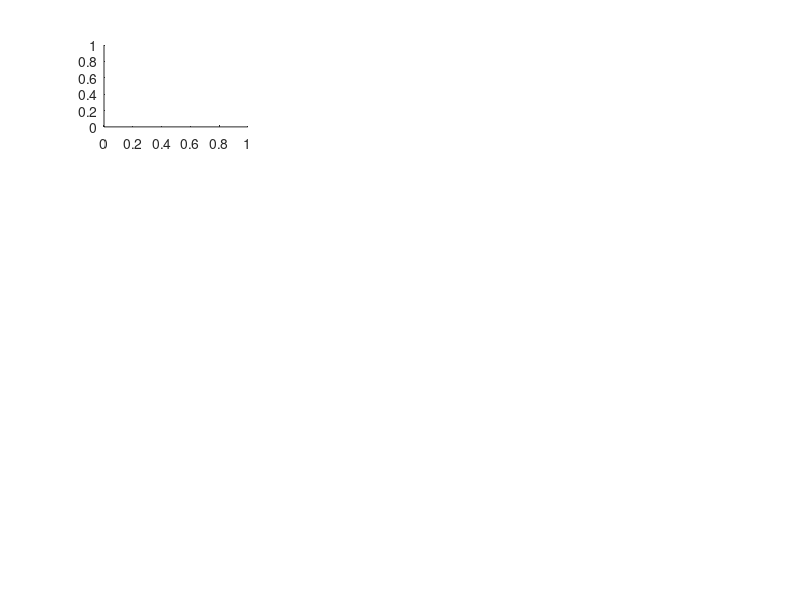

Source code (MATLAB): (Note: this script raises an error after producing the figure.)
%Er
subplot(4,7,[1 2])
plot(r_tilda(1:length(Er)),Er.*wp0/(4*pi),'Color',[0 0 0],'Linewidth',1.7)
xlim([0 R2_tilda])
lim=ylim;
hold on
line([R1_tilda R1_tilda],[lim(1) lim(2)],'LineStyle','--','Color',[1 0 0])
line([R2_tilda R2_tilda],[lim(1) lim(2)],'LineStyle','--','Color',[1 0.3 0])
hold off
%xlabel('r', 'interpreter', 'latex','FontSize',12)
title('$E_{r}(r)$','interpreter', 'latex','FontSize',12)
grid minor
%legend('signal','R_{1}','R_{2}','interpreter', 'tex')

%Ephi
subplot(4,7,[3 4])
plot(r_tilda,wp0/(4*pi).*Ep(1:length(r_tilda)),'Color',[0 0 0],'Linewidth',1.7)
xlim([0 R2_tilda])
lim=ylim;
hold on
line([R1_tilda R1_tilda],[lim(1) lim(2)],'LineStyle','--','Color',[1 0 0])
line([R2_tilda R2_tilda],[lim(1) lim(2)],'LineStyle','--','Color',[1 0.3 0])
line([(R_max_tilda-N_pml_tilda) R_max_tilda-N_pml_tilda],[lim(1) lim(2)],'LineStyle','--','Color',[1 0.5 0])
hold off
%xlabel('r','interpreter', 'latex','FontSize',12)
title('$E_{\varphi}(r)$','interpreter', 'latex','FontSize',12)
grid minor
%legend('signal','R_{1}','R_{2}','PML','interpreter', 'tex')

%Ez
subplot(4,7,[5 6])
plot(r_tilda,wp0/(4*pi).*Ez(1:length(r_tilda)),'Color',[0 0 0],'Linewidth',1.7)
xlim([0 R2_tilda])
lim=ylim;
hold on
line([R1_tilda R1_tilda],[lim(1) lim(2)],'LineStyle','--','Color',[1 0 0])
line([R2_tilda R2_tilda],[lim(1) lim(2)],'LineStyle','--','Color',[1 0.3 0])
line([(R_max_tilda-N_pml_tilda) R_max_tilda-N_pml_tilda],[lim(1) lim(2)],'LineStyle','--','Color',[1 0.5 0])
hold off
%xlabel('r','interpreter', 'latex','FontSize',12)
title('$E_{z}(r)$','interpreter', 'latex','FontSize',12)
grid minor

%Hr
subplot(4,7,[8 9])
plot(r_tilda,wp0/(4*pi).*Hr(1:length(r_tilda)),'Color',[0 0 0],'Linewidth',1.7)
xlim([0 R2_tilda])
lim=ylim;
hold on
line([R1_tilda R1_tilda],[lim(1) lim(2)],'LineStyle','--','Color',[1 0 0])
line([R2_tilda R2_tilda],[lim(1) lim(2)],'LineStyle','--','Color',[1 0.3 0])
line([(R_max_tilda-N_pml_tilda) R_max_tilda-N_pml_tilda],[lim(1) lim(2)],'LineStyle','--','Color',[1 0.5 0])
hold off
%xlabel('r','interpreter', 'latex','FontSize',12)
title('$H_{r}(r)$','interpreter', 'latex','FontSize',12)
grid minor

%Hphi
subplot(4,7,[10 11])
plot(r_tilda,wp0/(4*pi).*Hp(1:length(r_tilda)),'Color',[0 0 0],'Linewidth',1.7)
xlim([0 R2_tilda])
lim=ylim;
hold on
line([R1_tilda R1_tilda],[lim(1) lim(2)],'LineStyle','--','Color',[1 0 0])
line([R2_tilda R2_tilda],[lim(1) lim(2)],'LineStyle','--','Color',[1 0.3 0])
line([(R_max_tilda-N_pml_tilda) R_max_tilda-N_pml_tilda],[lim(1) lim(2)],'LineStyle','--','Color',[1 0.5 0])
hold off
%xlabel('r','interpreter', 'latex','FontSize',12)
title('$H_{\varphi}(r)$','interpreter', 'latex','FontSize',12)
grid minor

%Hz
subplot(4,7,[12 13])
plot(r_tilda(1:length(Hz)),wp0/(4*pi).*Hz,'Color',[0 0 0],'Linewidth',1.7)
xlim([0 R2_tilda])
lim=ylim;
hold on
line([R1_tilda R1_tilda],[lim(1) lim(2)],'LineStyle','--','Color',[1 0 0])
line([R2_tilda R2_tilda],[lim(1) lim(2)],'LineStyle','--','Color',[1 0.3 0])
line([(R_max_tilda-N_pml_tilda) R_max_tilda-N_pml_tilda],[lim(1) lim(2)],'LineStyle','--','Color',[1 0.5 0])
hold off
%xlabel('r','interpreter', 'latex','FontSize',12)
title('$H_{z}(r)$','interpreter', 'latex','FontSize',12)
grid minor
%legend('signal','R_{1}','R_{2}','PML','interpreter', 'tex')

%Jz
subplot(4,7,[15 16])
plot(r_tilda,Jr,'Color',[0 0 0],'Linewidth',1.7) 
xlim([0 R2_tilda])
lim=ylim;
ylim([lim(1) lim(2)])
hold on
line([R1_tilda R1_tilda],[lim(1) lim(2)],'LineStyle','--','Color',[1 0 0])
line([R2_tilda R2_tilda],[lim(1) lim(2)],'LineStyle','--','Color',[1 0.3 0])
hold off
%xlabel('r','interpreter', 'latex','FontSize',12)
title('$J_{r}(r)$','interpreter', 'latex','FontSize',12)
grid minor

%Jp
subplot(4,7,[17 18])
plot(r_tilda,Jp,'Color',[0 0 0],'Linewidth',1.7) 
xlim([0 R2_tilda])
lim=ylim;
ylim([lim(1) lim(2)])
hold on
line([R1_tilda R1_tilda],[lim(1) lim(2)],'LineStyle','--','Color',[1 0 0])
line([R2_tilda R2_tilda],[lim(1) lim(2)],'LineStyle','--','Color',[1 0.3 0])
hold off
%xlabel('r','interpreter', 'latex','FontSize',12)
title('$J_{\varphi}(r)$','interpreter', 'latex','FontSize',12)
grid minor

%Jz
subplot(4,7,[19 20])
plot(r_tilda,Jz,'Color',[0 0 0],'Linewidth',1.7) 
xlim([0 R2_tilda])
lim=ylim;
ylim([lim(1) lim(2)])
hold on
line([R1_tilda R1_tilda],[lim(1) lim(2)],'LineStyle','--','Color',[1 0 0])
line([R2_tilda R2_tilda],[lim(1) lim(2)],'LineStyle','--','Color',[1 0.3 0])
hold off
%xlabel('r','interpreter', 'latex','FontSize',12)
title('$J_{z}(r)$','interpreter', 'latex','FontSize',12)
grid minor

%Текст с параметрами
subplot(4,7,[14 21])
set(gca,'Visible', 'off')
text(0.5,0.8,strcat('\nu/\omega_{p0}=',num2str(nu_tilda)),'Interpreter', 'tex','FontSize',18,'HorizontalAlignment','center')
text(0.5,0.6,strcat('\delta=',num2str(Delta)),'Interpreter', 'tex','FontSize',18,'HorizontalAlignment','center')
text(0.5,0.4,strcat('R_{2}=',num2str(R2_tilda)),'Interpreter', 'tex','FontSize',18,'HorizontalAlignment','center')
text(0.5,0.2,strcat('\theta=\pi/',num2str(pi/theta)),'Interpreter', 'tex','FontSize',18,'HorizontalAlignment','center')